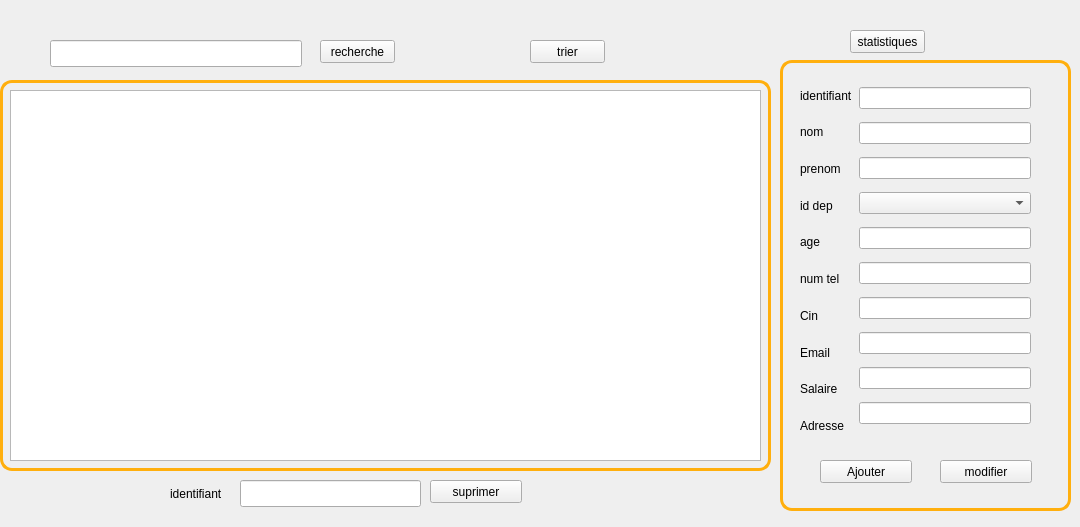
        <widget class="QWidget" name="page_11">
         <widget class="QLabel" name="label_62">
          <property name="geometry">
           <rect>
            <x>170</x>
            <y>470</y>
            <width>56</width>
            <height>48</height>
           </rect>
          </property>
          <property name="text">
           <string>identifiant</string>
          </property>
         </widget>
         <widget class="QLineEdit" name="lineEdit_idr">
          <property name="geometry">
           <rect>
            <x>50</x>
            <y>40</y>
            <width>252</width>
            <height>27</height>
           </rect>
          </property>
          <property name="styleSheet">
           <string notr="true"/>
          </property>
          <property name="text">
           <string/>
          </property>
         </widget>
         <widget class="QLineEdit" name="lineEdit_ids">
          <property name="geometry">
           <rect>
            <x>240</x>
            <y>480</y>
            <width>181</width>
            <height>27</height>
           </rect>
          </property>
          <property name="text">
           <string/>
          </property>
         </widget>
         <widget class="QWidget" name="horizontalLayoutWidget_6">
          <property name="geometry">
           <rect>
            <x>800</x>
            <y>80</y>
            <width>231</width>
            <height>361</height>
           </rect>
          </property>
          <layout class="QHBoxLayout" name="horizontalLayout_9">
           <item>
            <layout class="QVBoxLayout" name="verticalLayout_19">
             <item>
              <widget class="QLabel" name="label_63">
               <property name="text">
                <string>identifiant</string>
               </property>
              </widget>
             </item>
             <item>
              <widget class="QLabel" name="label_64">
               <property name="text">
                <string>nom</string>
               </property>
              </widget>
             </item>
             <item>
              <widget class="QLabel" name="label_65">
               <property name="text">
                <string>prenom</string>
               </property>
              </widget>
             </item>
             <item>
              <widget class="QLabel" name="label_66">
               <property name="text">
                <string>id dep</string>
               </property>
              </widget>
             </item>
             <item>
              <widget class="QLabel" name="label_67">
               <property name="text">
                <string>age</string>
               </property>
              </widget>
             </item>
             <item>
              <widget class="QLabel" name="label_68">
               <property name="text">
                <string>num tel</string>
               </property>
              </widget>
             </item>
             <item>
              <widget class="QLabel" name="label_69">
               <property name="text">
                <string>Cin</string>
               </property>
              </widget>
             </item>
             <item>
              <widget class="QLabel" name="label_88">
               <property name="text">
                <string>Email</string>
               </property>
              </widget>
             </item>
             <item>
              <widget class="QLabel" name="label_89">
               <property name="text">
                <string>Salaire</string>
               </property>
              </widget>
             </item>
             <item>
              <widget class="QLabel" name="label_90">
               <property name="text">
                <string>Adresse</string>
               </property>
              </widget>
             </item>
            </layout>
           </item>
           <item>
            <layout class="QVBoxLayout" name="verticalLayout_20">
             <item>
              <widget class="QLineEdit" name="lineEdit_idi">
               <property name="text">
                <string/>
               </property>
              </widget>
             </item>
             <item>
              <widget class="QLineEdit" name="lineEdit_nomm">
               <property name="enabled">
                <bool>true</bool>
               </property>
              </widget>
             </item>
             <item>
              <widget class="QLineEdit" name="lineEdit_prenomm"/>
             </item>
             <item>
              <widget class="QComboBox" name="combobbb3"/>
             </item>
             <item>
              <widget class="QLineEdit" name="lineEdit_agee"/>
             </item>
             <item>
              <widget class="QLineEdit" name="lineEdit_numtell"/>
             </item>
             <item>
              <widget class="QLineEdit" name="lineEdit_cinn"/>
             </item>
             <item>
              <widget class="QLineEdit" name="lineEdit_email"/>
             </item>
             <item>
              <widget class="QLineEdit" name="lineEdit_salaire"/>
             </item>
             <item>
              <widget class="QLineEdit" name="lineEdit_adresse"/>
             </item>
            </layout>
           </item>
          </layout>
         </widget>
         <widget class="QTableView" name="tabemployee">
          <property name="geometry">
           <rect>
            <x>10</x>
            <y>90</y>
            <width>751</width>
            <height>371</height>
           </rect>
          </property>
         </widget>
         <widget class="QPushButton" name="pb_ajouterr">
          <property name="geometry">
           <rect>
            <x>820</x>
            <y>460</y>
            <width>92</width>
            <height>23</height>
           </rect>
          </property>
          <property name="styleSheet">
           <string notr="true"/>
          </property>
          <property name="text">
           <string>Ajouter</string>
          </property>
          <property name="icon">
           <iconset>
            <normaloff>:/theme_normal/ajouter.png</normaloff>:/theme_normal/ajouter.png</iconset>
          </property>
         </widget>
         <widget class="QPushButton" name="pb_modifierr">
          <property name="geometry">
           <rect>
            <x>940</x>
            <y>460</y>
            <width>92</width>
            <height>23</height>
           </rect>
          </property>
          <property name="styleSheet">
           <string notr="true"/>
          </property>
          <property name="text">
           <string>modifier</string>
          </property>
          <property name="icon">
           <iconset>
            <normaloff>:/theme_normal/modifier.png</normaloff>:/theme_normal/modifier.png</iconset>
          </property>
         </widget>
         <widget class="QPushButton" name="pb_supprimerr">
          <property name="geometry">
           <rect>
            <x>430</x>
            <y>480</y>
            <width>92</width>
            <height>23</height>
           </rect>
          </property>
          <property name="styleSheet">
           <string notr="true"/>
          </property>
          <property name="text">
           <string>suprimer</string>
          </property>
          <property name="icon">
           <iconset>
            <normaloff>:/theme_normal/supprimer.png</normaloff>:/theme_normal/supprimer.png</iconset>
          </property>
         </widget>
         <widget class="QPushButton" name="pb_recherchee">
          <property name="geometry">
           <rect>
            <x>320</x>
            <y>40</y>
            <width>75</width>
            <height>23</height>
           </rect>
          </property>
          <property name="text">
           <string>recherche</string>
          </property>
         </widget>
         <widget class="QPushButton" name="pb_trierr">
          <property name="geometry">
           <rect>
            <x>530</x>
            <y>40</y>
            <width>75</width>
            <height>23</height>
           </rect>
          </property>
          <property name="text">
           <string>trier</string>
          </property>
         </widget>
         <widget class="QPushButton" name="pb_stat_emp">
          <property name="geometry">
           <rect>
            <x>850</x>
            <y>30</y>
            <width>75</width>
            <height>23</height>
           </rect>
          </property>
          <property name="text">
           <string>statistiques</string>
          </property>
         </widget>
         <widget class="QLabel" name="label_76">
          <property name="geometry">
           <rect>
            <x>780</x>
            <y>60</y>
            <width>291</width>
            <height>451</height>
           </rect>
          </property>
          <property name="styleSheet">
           <string notr="true">background-color: transparent;
border-radius: 12px;
border-color: rgb(255, 175, 14);
	padding: 5px;
border-width: 3px;
border-style: solid ;</string>
          </property>
          <property name="text">
           <string/>
          </property>
         </widget>
         <widget class="QLabel" name="label_97">
          <property name="geometry">
           <rect>
            <x>0</x>
            <y>80</y>
            <width>771</width>
            <height>391</height>
           </rect>
          </property>
          <property name="styleSheet">
           <string notr="true">background-color: transparent;
border-radius: 12px;
border-color: rgb(255, 175, 14);
	padding: 5px;
border-width: 3px;
border-style: solid ;</string>
          </property>
          <property name="text">
           <string/>
          </property>
         </widget>
         <zorder>label_97</zorder>
         <zorder>label_76</zorder>
         <zorder>label_62</zorder>
         <zorder>lineEdit_idr</zorder>
         <zorder>lineEdit_ids</zorder>
         <zorder>horizontalLayoutWidget_6</zorder>
         <zorder>tabemployee</zorder>
         <zorder>pb_ajouterr</zorder>
         <zorder>pb_modifierr</zorder>
         <zorder>pb_supprimerr</zorder>
         <zorder>pb_recherchee</zorder>
         <zorder>pb_trierr</zorder>
         <zorder>pb_stat_emp</zorder>
        </widget>
